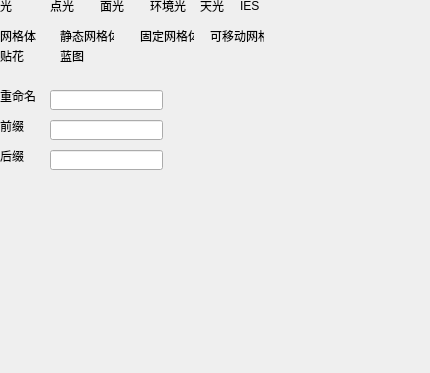
         <widget class="QWidget" name="page_2">
          <property name="geometry">
           <rect>
            <x>0</x>
            <y>0</y>
            <width>430</width>
            <height>373</height>
           </rect>
          </property>
          <attribute name="label">
           <string>SelectAndRename</string>
          </attribute>
          <widget class="QLabel" name="label">
           <property name="geometry">
            <rect>
             <x>0</x>
             <y>30</y>
             <width>54</width>
             <height>12</height>
            </rect>
           </property>
           <property name="text">
            <string>网格体</string>
           </property>
          </widget>
          <widget class="QLabel" name="label_2">
           <property name="geometry">
            <rect>
             <x>0</x>
             <y>50</y>
             <width>54</width>
             <height>12</height>
            </rect>
           </property>
           <property name="text">
            <string>贴花</string>
           </property>
          </widget>
          <widget class="QLabel" name="label_3">
           <property name="geometry">
            <rect>
             <x>50</x>
             <y>0</y>
             <width>54</width>
             <height>12</height>
            </rect>
           </property>
           <property name="text">
            <string>点光</string>
           </property>
          </widget>
          <widget class="QLabel" name="label_7">
           <property name="geometry">
            <rect>
             <x>100</x>
             <y>0</y>
             <width>54</width>
             <height>12</height>
            </rect>
           </property>
           <property name="text">
            <string>面光</string>
           </property>
          </widget>
          <widget class="QLabel" name="label_8">
           <property name="geometry">
            <rect>
             <x>240</x>
             <y>0</y>
             <width>54</width>
             <height>12</height>
            </rect>
           </property>
           <property name="text">
            <string>IES</string>
           </property>
          </widget>
          <widget class="QLabel" name="label_9">
           <property name="geometry">
            <rect>
             <x>60</x>
             <y>30</y>
             <width>54</width>
             <height>12</height>
            </rect>
           </property>
           <property name="text">
            <string>静态网格体</string>
           </property>
          </widget>
          <widget class="QLabel" name="label_10">
           <property name="geometry">
            <rect>
             <x>140</x>
             <y>30</y>
             <width>54</width>
             <height>12</height>
            </rect>
           </property>
           <property name="text">
            <string>固定网格体</string>
           </property>
          </widget>
          <widget class="QLabel" name="label_11">
           <property name="geometry">
            <rect>
             <x>210</x>
             <y>30</y>
             <width>54</width>
             <height>12</height>
            </rect>
           </property>
           <property name="text">
            <string>可移动网格体</string>
           </property>
          </widget>
          <widget class="QLabel" name="label_12">
           <property name="geometry">
            <rect>
             <x>0</x>
             <y>0</y>
             <width>54</width>
             <height>12</height>
            </rect>
           </property>
           <property name="text">
            <string>光</string>
           </property>
          </widget>
          <widget class="QLabel" name="label_13">
           <property name="geometry">
            <rect>
             <x>150</x>
             <y>0</y>
             <width>54</width>
             <height>12</height>
            </rect>
           </property>
           <property name="text">
            <string>环境光</string>
           </property>
          </widget>
          <widget class="QLabel" name="label_14">
           <property name="geometry">
            <rect>
             <x>200</x>
             <y>0</y>
             <width>54</width>
             <height>12</height>
            </rect>
           </property>
           <property name="text">
            <string>天光</string>
           </property>
          </widget>
          <widget class="QLabel" name="label_51">
           <property name="geometry">
            <rect>
             <x>60</x>
             <y>50</y>
             <width>54</width>
             <height>12</height>
            </rect>
           </property>
           <property name="text">
            <string>蓝图</string>
           </property>
          </widget>
          <widget class="QLabel" name="label_52">
           <property name="geometry">
            <rect>
             <x>0</x>
             <y>90</y>
             <width>54</width>
             <height>12</height>
            </rect>
           </property>
           <property name="text">
            <string>重命名</string>
           </property>
          </widget>
          <widget class="QLineEdit" name="lineEdit">
           <property name="geometry">
            <rect>
             <x>50</x>
             <y>90</y>
             <width>113</width>
             <height>20</height>
            </rect>
           </property>
          </widget>
          <widget class="QLabel" name="label_53">
           <property name="geometry">
            <rect>
             <x>0</x>
             <y>120</y>
             <width>54</width>
             <height>12</height>
            </rect>
           </property>
           <property name="text">
            <string>前缀</string>
           </property>
          </widget>
          <widget class="QLineEdit" name="lineEdit_2">
           <property name="geometry">
            <rect>
             <x>50</x>
             <y>120</y>
             <width>113</width>
             <height>20</height>
            </rect>
           </property>
          </widget>
          <widget class="QLabel" name="label_54">
           <property name="geometry">
            <rect>
             <x>0</x>
             <y>150</y>
             <width>54</width>
             <height>12</height>
            </rect>
           </property>
           <property name="text">
            <string>后缀</string>
           </property>
          </widget>
          <widget class="QLineEdit" name="lineEdit_3">
           <property name="geometry">
            <rect>
             <x>50</x>
             <y>150</y>
             <width>113</width>
             <height>20</height>
            </rect>
           </property>
          </widget>
         </widget>
